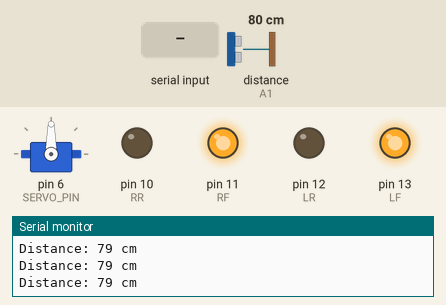
The sketch below on a simulated Arduino Uno, built with avr-gcc and run on an emulated ATmega328P. On the bench: servo, output pins drawn as LEDs (lit = HIGH), the last lines printed to the serial monitor. Wiring (inferred from the names in the program): ultrasonic range finder: trigger A0; echo A1. The test bench sets the inputs (shaded band); at power-on: distance to the obstacle (sensor on A1) 80 cm. The echo pulse lasts 58.3 µs per cm; pins used as bus, display or sensor lines are not drawn.

Above: at 1.7 s.
1.8 s: distance to the obstacle (sensor on A1) set to 13 cm
4.8 s: distance to the obstacle (sensor on A1) set to 10 cm
At 7.6 s:
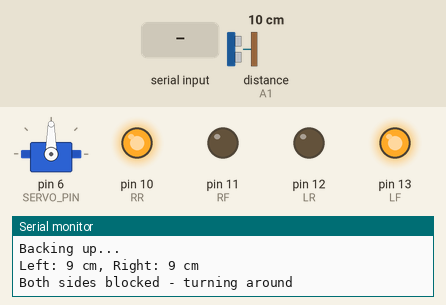
7.8 s: "L" received over Serial
At 9.6 s:
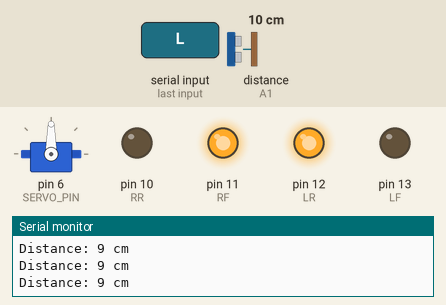
9.9 s: "B" received over Serial
At 11.1 s:
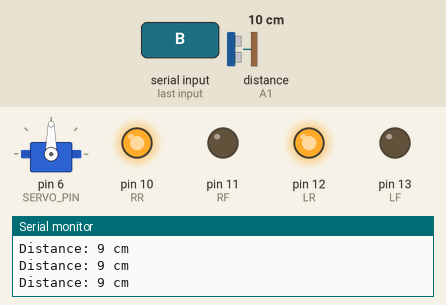
11.4 s: "R" received over Serial
At 11.9 s:
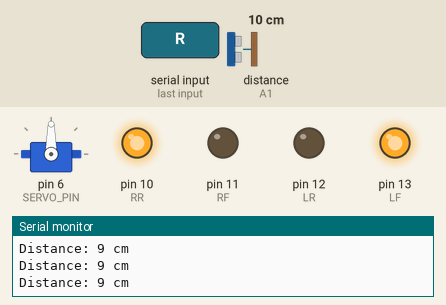
Timing chart, 0 to 13.9 s (numbered marks = the images above; inputs shaded):
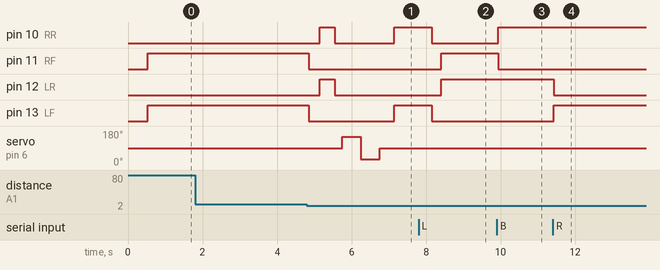

The sketch:

auto_rc_car.ino
```cpp
#include <Servo.h>

// ---------- Motor driver pins ----------
const int LF = 13;  // Left motor forward
const int LR = 12;  // Left motor backward
const int RF = 11;  // Right motor forward
const int RR = 10;  // Right motor backward

// ---------- Ultrasonic sensor pins ----------
const int TRIG = A0;
const int ECHO = A1;

// ---------- Servo (sensor scanner) ----------
const int SERVO_PIN = 6;
const int ANGLE_CENTER = 90;
const int ANGLE_LEFT   = 150;  // Swap with ANGLE_RIGHT if your left/right is reversed
const int ANGLE_RIGHT  = 30;

// ---------- Settings (adjust to your car) ----------
const int STOP_DISTANCE  = 10;   // Stop if object is this close (cm)
const int CLEAR_DISTANCE = 20;   // A side needs at least this much room (cm)
const int BACK_TIME      = 400;  // How long to reverse after stopping (ms)
const int TURN_TIME      = 500;  // How long to turn about 90 degrees (ms)

Servo scanner;

bool autoMode = true;  // true = drives itself, false = manual commands
char command = 'S';    // Manual command: F, B, L, R or S

// ---------- Movement functions ----------
void stopCar() {
  digitalWrite(LF, LOW);
  digitalWrite(LR, LOW);
  digitalWrite(RF, LOW);
  digitalWrite(RR, LOW);
}

void forward() {
  digitalWrite(LR, LOW);
  digitalWrite(RR, LOW);
  digitalWrite(LF, HIGH);
  digitalWrite(RF, HIGH);
}

void backward() {
  digitalWrite(LF, LOW);
  digitalWrite(RF, LOW);
  digitalWrite(LR, HIGH);
  digitalWrite(RR, HIGH);
}

void turnLeft() {
  // Left motor backward, right motor forward (spin in place)
  digitalWrite(LF, LOW);
  digitalWrite(RR, LOW);
  digitalWrite(LR, HIGH);
  digitalWrite(RF, HIGH);
}

void turnRight() {
  // Left motor forward, right motor backward (spin in place)
  digitalWrite(LR, LOW);
  digitalWrite(RF, LOW);
  digitalWrite(LF, HIGH);
  digitalWrite(RR, HIGH);
}

// ---------- Ultrasonic distance ----------
int getDistance() {
  digitalWrite(TRIG, LOW);
  delayMicroseconds(2);

  digitalWrite(TRIG, HIGH);
  delayMicroseconds(10);
  digitalWrite(TRIG, LOW);

  unsigned long duration = pulseIn(ECHO, HIGH, 30000UL);

  if (duration == 0) {
    return -1;  // No echo received
  }

  return (int)(duration * 0.0343 / 2.0);
}

// Turn the sensor to an angle, measure, then return the distance.
// A bad reading counts as 0 (blocked) to be safe.
int scanAt(int angle) {
  scanner.write(angle);
  delay(500);  // Give the servo time to move
  int d = getDistance();
  return (d < 0) ? 0 : d;
}

// ---------- Automatic obstacle avoidance ----------
void avoidObstacle() {
  Serial.println("OBSTACLE - ROBOT STOPPED");
  stopCar();
  delay(300);

  // Back up a little to make room
  Serial.println("Backing up...");
  backward();
  delay(BACK_TIME);
  stopCar();
  delay(200);

  // Look left and right
  int leftDist  = scanAt(ANGLE_LEFT);
  int rightDist = scanAt(ANGLE_RIGHT);
  scanner.write(ANGLE_CENTER);  // Face forward again
  delay(400);

  Serial.print("Left: ");
  Serial.print(leftDist);
  Serial.print(" cm, Right: ");
  Serial.print(rightDist);
  Serial.println(" cm");

  // Choose where to go
  if (leftDist < CLEAR_DISTANCE && rightDist < CLEAR_DISTANCE) {
    Serial.println("Both sides blocked - turning around");
    turnRight();
    delay(TURN_TIME * 2);
  }
  else if (leftDist > rightDist) {
    Serial.println("Turning left");
    turnLeft();
    delay(TURN_TIME);
  }
  else {
    Serial.println("Turning right");
    turnRight();
    delay(TURN_TIME);
  }

  stopCar();
  delay(200);
}

void autoDrive(int distance) {
  if (distance < 0) {
    // Invalid reading: stop for safety
    stopCar();
    Serial.println("No echo - stopped for safety");
  }
  else if (distance <= STOP_DISTANCE) {
    avoidObstacle();
  }
  else {
    forward();
  }
}

// ---------- Manual driving ----------
void manualDrive(int distance) {
  bool blocked = (distance < 0 || distance <= STOP_DISTANCE);

  if (command == 'F' && blocked) {
    stopCar();
    command = 'S';  // Cancel forward so it won't restart by itself
    Serial.println("Obstacle detected! Robot stopped.");
  }
  else if (command == 'F') {
    forward();
  }
  else if (command == 'B') {
    backward();
  }
  else if (command == 'L') {
    turnLeft();
  }
  else if (command == 'R') {
    turnRight();
  }
  else {
    stopCar();
  }
}

// ---------- Read serial commands ----------
void readCommand() {
  if (Serial.available() > 0) {
    char c = toupper(Serial.read());

    if (c == 'A') {
      autoMode = true;
      Serial.println("AUTO mode");
    }
    else if (c == 'F' || c == 'B' || c == 'L' || c == 'R' || c == 'S') {
      autoMode = false;
      command = c;
    }
  }
}

void setup() {
  pinMode(LF, OUTPUT);
  pinMode(LR, OUTPUT);
  pinMode(RF, OUTPUT);
  pinMode(RR, OUTPUT);

  pinMode(TRIG, OUTPUT);
  pinMode(ECHO, INPUT);

  Serial.begin(9600);

  scanner.attach(SERVO_PIN);
  scanner.write(ANGLE_CENTER);  // Face forward
  delay(500);

  stopCar();

  Serial.println("AUTO mode (default). Commands: A=auto F=forward B=backward L=left R=right S=stop");
}

void loop() {
  readCommand();

  int distance = getDistance();

  Serial.print("Distance: ");
  Serial.print(distance);
  Serial.println(" cm");

  if (autoMode) {
    autoDrive(distance);
  }
  else {
    manualDrive(distance);
  }

  delay(50);
}
```

Measured:
- the behaviour switches between 12 and 11 cm on distance to the obstacle (sensor on A1) (found by bisection; images 0 and 1)
- after the input at 4.8 s, pin 10 (RR): LOW → HIGH after 0.35 s, → LOW 0.40 s later, → HIGH 1.6 s later; pin 11 (RF): HIGH → LOW after 0.05 s; pin 12 (LR): LOW → HIGH after 0.35 s, → LOW 0.40 s later; pin 13 (LF): HIGH → LOW after 0.05 s, → HIGH 2.3 s later; servo on pin 6 (SERVO_PIN): 90° → 150° after 0.95 s, → 30° 0.50 s later, → 90° 0.50 s later
- after the input at 7.8 s, pin 10 (RR): goes on until 8.2 s, then stays LOW; pin 11 (RF): LOW → HIGH after 0.60 s; servo on pin 6 (SERVO_PIN): stays 90° (without the input it goes to 150° after 1.5 s)
- after the input at 9.9 s, pin 10 (RR): LOW → HIGH at once; pin 11 (RF): HIGH → LOW at once
- after the input at 11.4 s, pin 12 (LR): HIGH → LOW at once; pin 13 (LF): LOW → HIGH at once
